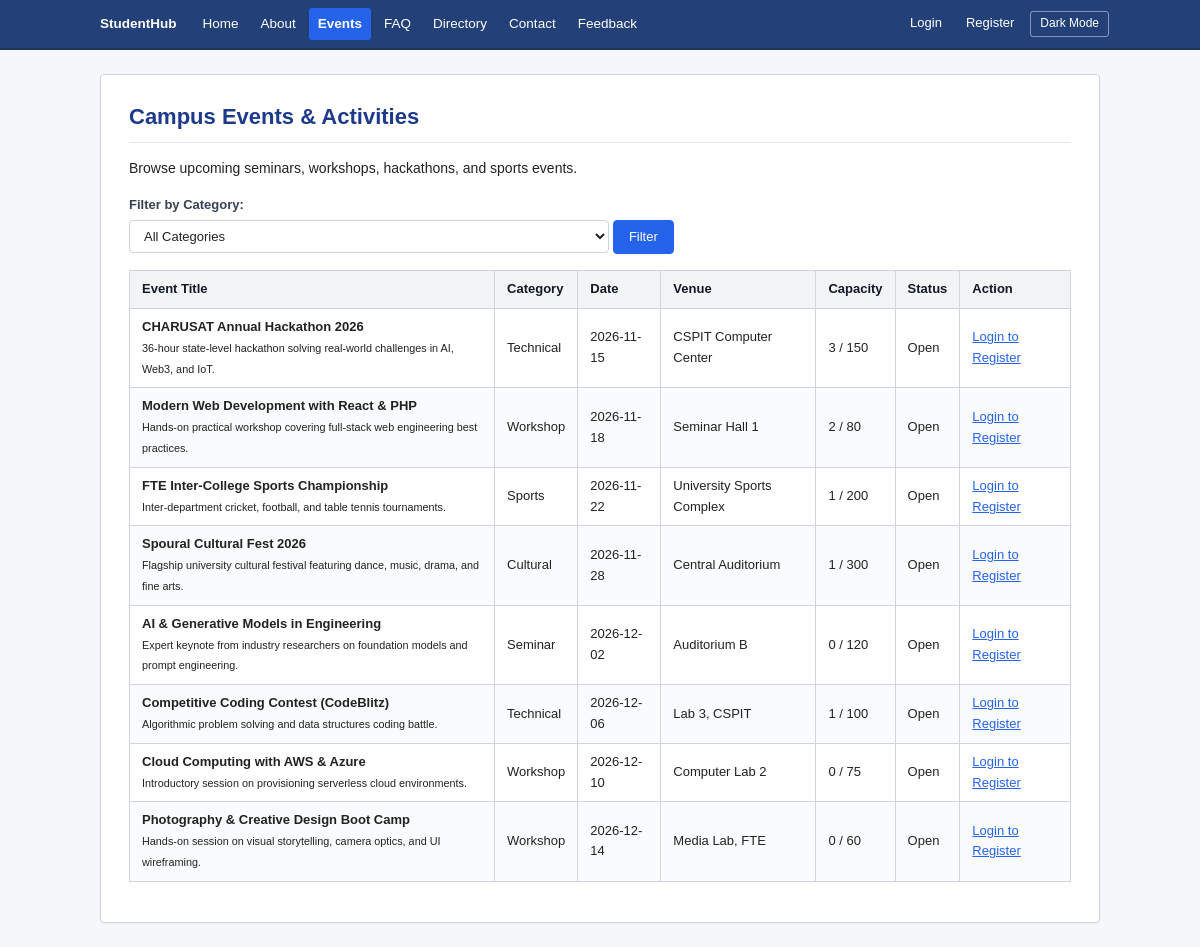
Screenshot of /events.php with the database file from the repository.
### tables this page shows
CREATE TABLE IF NOT EXISTS `events` (
    `id` INT AUTO_INCREMENT PRIMARY KEY,
    `title` VARCHAR(150) NOT NULL,
    `category` VARCHAR(50) NOT NULL,
    `event_date` DATE NOT NULL,
    `venue` VARCHAR(150) NOT NULL,
    `description` TEXT NOT NULL,
    `capacity` INT NOT NULL DEFAULT 100,
    `poster` VARCHAR(255) NULL,
    `status` ENUM('Open', 'Closed', 'Completed') DEFAULT 'Open',
    `created_at` TIMESTAMP DEFAULT CURRENT_TIMESTAMP
);

### includes/auth.php (called while the page is built, shortened)
<?php
function isLoggedIn(): bool {
    return isset($_SESSION['user_id']) && !empty($_SESSION['user_id']);
}

### events.php (the view, shortened to what this page needs)
<?php
require_once __DIR__ . '/includes/auth.php';
$active_page = "events";
$sql = "SELECT e.*,
        (SELECT COUNT(*) FROM registrations r WHERE r.event_id = e.id) AS registered_count
        FROM events e";
$sql .= " ORDER BY e.event_date ASC";
$stmt = $conn->prepare($sql);
$stmt->execute();
$events = $stmt->get_result()->fetch_all(MYSQLI_ASSOC);
include __DIR__ . '/includes/header.php';
?>
<h1>Campus Events & Activities</h1>
<p>Browse upcoming seminars, workshops, hackathons, and sports events.</p>
<form method="GET" action="events.php">
    <label for="cat"><strong>Filter by Category:</strong></label>
    <select name="cat" id="cat" onchange="this.form.submit()">
        <option value="all">All Categories</option>
    </select>
    <input type="submit" value="Filter">
</form>
<?php if (!empty($events)): ?>
    <table>
        <thead>
            <tr>
                <th>Event Title</th>
                <th>Category</th>
                <th>Date</th>
                <th>Venue</th>
                <th>Capacity</th>
                <th>Status</th>
                <th>Action</th>
            </tr>
        </thead>
        <tbody>
            <?php foreach ($events as $ev): ?>
                <tr>
                    <td>
                        <strong><?= htmlspecialchars($ev['title']) ?></strong>
                        <br>
                        <small><?= htmlspecialchars($ev['description']) ?></small>
                    </td>
                    <td><?= htmlspecialchars($ev['category']) ?></td>
                    <td><?= htmlspecialchars($ev['event_date']) ?></td>
                    <td><?= htmlspecialchars($ev['venue']) ?></td>
                    <td><?= (int)$ev['registered_count'] ?> / <?= (int)$ev['capacity'] ?></td>
                    <td><?= htmlspecialchars($ev['status']) ?></td>
                    <td>
                        <?php if ($ev['status'] === 'Open'): ?>
                            <?php if (isLoggedIn()): ?>
                                <form method="POST" action="events.php" style="margin: 0;">
                                    <input type="hidden" name="action" value="register_event">
                                    <input type="hidden" name="event_id" value="<?= (int)$ev['id'] ?>">
                                    <input type="submit" value="Register">
                                </form>
                            <?php else: ?>
                                <a href="login.php?msg=<?= urlencode('Please login to register for this event.') ?>">Login to Register</a>
                            <?php endif; ?>
                        <?php else: ?>
                            Closed
                        <?php endif; ?>
                    </td>
                </tr>
            <?php endforeach; ?>
        </tbody>
    </table>
<?php else: ?>
    <p>No events found in this category.</p>
<?php endif; ?>
<?php include __DIR__ . '/includes/footer.php'; ?>

### includes/header.php (shortened to what this page needs)
<?php
$currentUser = function_exists('currentUser') ? currentUser() : null;
$isLoggedIn = function_exists('isLoggedIn') ? isLoggedIn() : false;
?>
<!DOCTYPE html>
<html lang="en">
<head>
    <link rel="stylesheet" href="style.css">
</head>
<body>
    <header class="site-header">
        <nav class="site-nav" aria-label="Main Navigation">
            <div class="nav-links">
                <a href="index.php" class="nav-brand">StudentHub</a>
                <a href="index.php" class="<?= $active_page === 'home' ? 'active' : '' ?>">Home</a>
                <a href="about.php" class="<?= $active_page === 'about' ? 'active' : '' ?>">About</a>
                <a href="events.php" class="<?= $active_page === 'events' ? 'active' : '' ?>">Events</a>
                <a href="faq.php" class="<?= $active_page === 'faq' ? 'active' : '' ?>">FAQ</a>
                <a href="json_data.php" class="<?= $active_page === 'json_data' ? 'active' : '' ?>">Directory</a>
                <a href="contact.php" class="<?= $active_page === 'contact' ? 'active' : '' ?>">Contact</a>
                <a href="feedback.php" class="<?= $active_page === 'feedback' ? 'active' : '' ?>">Feedback</a>
            </div>
            <div class="nav-auth">
                <?php if ($isLoggedIn): ?>
                    <span class="user-greeting">Welcome, <?= htmlspecialchars($currentUser['username']) ?></span>
                    <a href="dashboard.php" class="<?= $active_page === 'dashboard' ? 'active' : '' ?>">Dashboard</a>
                    <a href="profile.php" class="<?= $active_page === 'profile' ? 'active' : '' ?>">Profile</a>
                    <a href="logout.php">Logout</a>
                <?php else: ?>
                    <a href="login.php" class="<?= $active_page === 'login' ? 'active' : '' ?>">Login</a>
                    <a href="register.php" class="<?= $active_page === 'register' ? 'active' : '' ?>">Register</a>
                <?php endif; ?>
                <button type="button" id="themeToggleBtn" class="theme-toggle-btn theme-toggle-trigger">Dark Mode</button>
            </div>
        </nav>
    </header>
    <main id="main-content" class="page-container">

### includes/footer.php (shortened to what this page needs)
    </main>
</body>
</html>

### style.css (style rules this page uses)
* { box-sizing: border-box; }
body { font-family: Arial, Helvetica, sans-serif; font-size: 14px; line-height: 1.6; color: #222222; background-color: #f5f7fa; margin: 0; padding: 0; }
a { color: #2563eb; text-decoration: underline; }
.site-header { background-color: #234078; color: #ffffff; border-bottom: 2px solid #1d3557; padding: 8px 0; }
.site-nav { max-width: 1050px; margin: 0 auto; padding: 0 16px; display: flex; justify-content: space-between; align-items: center; flex-wrap: wrap; gap: 8px 16px; }
.nav-links { display: flex; align-items: center; flex-wrap: wrap; gap: 4px; }
.nav-brand { font-size: 16px; font-weight: bold; color: #ffffff !important; text-decoration: none !important; padding: 4px 8px; margin-right: 4px; }
.nav-links a { color: #ffffff; text-decoration: none; padding: 5px 9px; border-radius: 3px; font-size: 13.5px; transition: background-color 0.15s ease; }
.nav-links a.active { background-color: #2563eb; color: #ffffff; font-weight: bold; }
.nav-auth { display: flex; align-items: center; gap: 8px; font-size: 13px; }
.nav-auth a { color: #ffffff; text-decoration: none; padding: 5px 8px; border-radius: 3px; transition: background-color 0.15s ease; }
.theme-toggle-btn { background-color: transparent; color: #ffffff; border: 1px solid rgba(255, 255, 255, 0.45); border-radius: 3px; padding: 4px 9px; font-size: 12px; font-family: inherit; font-weight: 500; cursor: pointer; line-height: 1.3; transition: all 0.15s ease; white-space: nowrap; }
.page-container, .container { max-width: 1000px; margin: 24px auto; padding: 24px 28px; background-color: #ffffff; border: 1px solid #d1d5db; border-radius: 4px; box-shadow: 0 1px 3px rgba(0, 0, 0, 0.04); }
h1 { font-size: 22px; font-weight: bold; color: #1e3a8a; margin-top: 0; margin-bottom: 14px; padding-bottom: 8px; border-bottom: 1px solid #e5e7eb; }
p { margin-top: 0; margin-bottom: 12px; color: #222222; }
table { width: 100%; border-collapse: collapse; margin: 16px 0; font-size: 13px; background-color: #ffffff; }
th, td { border: 1px solid #d1d5db; padding: 8px 12px; text-align: left; vertical-align: middle; }
th { background-color: #f3f4f6; color: #111827; font-weight: 600; }
tr:nth-child(even) { background-color: #fafbfc; }
form { margin: 16px 0; }
label { display: block; font-weight: 600; color: #374151; margin-bottom: 4px; font-size: 13px; }
input[type="text"], input[type="email"], input[type="password"], input[type="tel"], input[type="number"], input[type="date"], select, textarea { width: 100%; max-width: 480px; padding: 7px 10px; border: 1px solid #d1d5db; border-radius: 4px; font-family: inherit; font-size: 13px; background-color: #ffffff; color: #222222; transition: border-color 0.15s ease; }
input[type="submit"], button, .btn { background-color: #2563eb; color: #ffffff; border: 1px solid #2563eb; border-radius: 4px; padding: 7px 15px; font-size: 13px; font-weight: 500; cursor: pointer; text-decoration: none; display: inline-block; line-height: 1.4; transition: background-color 0.15s ease; }

### rows the page displays
events: title "CHARUSAT Annual Hackathon 2026", description "36-hour state-level hackathon solving real-world challenges in AI, Web3, and IoT.", category "Technical", event_date "2026-11-15", venue "CSPIT Computer Center", registered_count "3", capacity "150", status "Open"
events: title "Modern Web Development with React & PHP", description "Hands-on practical workshop covering full-stack web engineering best practices.", category "Workshop", event_date "2026-11-18", venue "Seminar Hall 1", registered_count "2", capacity "80", status "Open"
events: title "FTE Inter-College Sports Championship", description "Inter-department cricket, football, and table tennis tournaments.", category "Sports", event_date "2026-11-22", venue "University Sports Complex", registered_count "1", capacity "200", status "Open"
events: title "Spoural Cultural Fest 2026", description "Flagship university cultural festival featuring dance, music, drama, and fine arts.", category "Cultural", event_date "2026-11-28", venue "Central Auditorium", registered_count "1", capacity "300", status "Open"
events: title "AI & Generative Models in Engineering", description "Expert keynote from industry researchers on foundation models and prompt engineering.", category "Seminar", event_date "2026-12-02", venue "Auditorium B", registered_count "0", capacity "120", status "Open"
events: title "Competitive Coding Contest (CodeBlitz)", description "Algorithmic problem solving and data structures coding battle.", category "Technical", event_date "2026-12-06", venue "Lab 3, CSPIT", registered_count "1", capacity "100", status "Open"
events: title "Cloud Computing with AWS & Azure", description "Introductory session on provisioning serverless cloud environments.", category "Workshop", event_date "2026-12-10", venue "Computer Lab 2", registered_count "0", capacity "75", status "Open"
events: title "Photography & Creative Design Boot Camp", description "Hands-on session on visual storytelling, camera optics, and UI wireframing.", category "Workshop", event_date "2026-12-14", venue "Media Lab, FTE", registered_count "0", capacity "60", status "Open"
